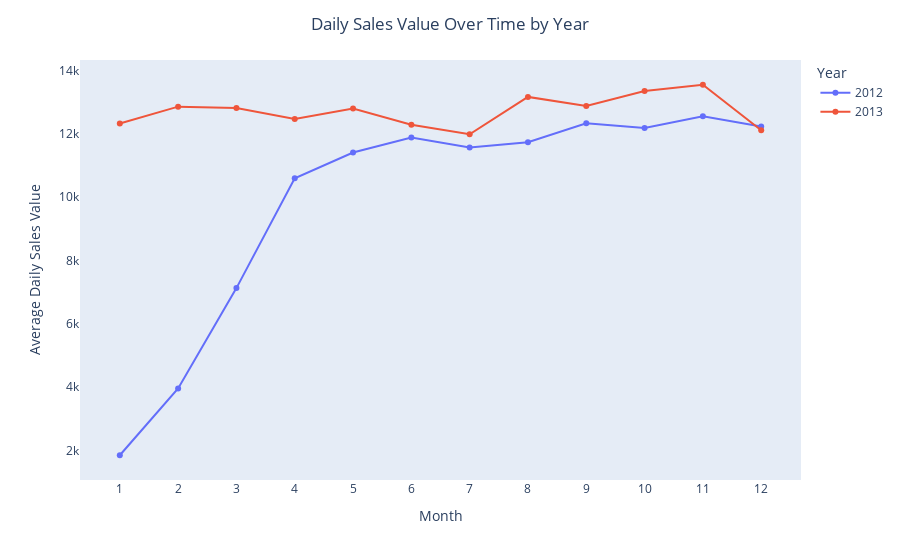

Notebook source saved alongside this figure:
### Code cell
fig = px.line(
    x=daily_sales_avg_month["DATE"].dt.month.astype("str"),
    y=daily_sales_avg_month["SALES_VALUE"],
    color=daily_sales_avg_month["DATE"].dt.year,
    labels={
        "x": "Month",
        "y": "Average Daily Sales Value",
        "color": "Year",
    },
    markers=True,
)
fig.update_layout(
    title={
        "text": "Daily Sales Value Over Time by Year",
        "x": 0.5,
    },
    # Hide the grid lines
    xaxis=dict(showgrid=False),
    yaxis=dict(showgrid=False),
)

fig

### Figure 1 — Plotly figure (JSON) as saved in the notebook; plotly's stock layout.template omitted (floating-point values rounded to 4 significant figures)
{"data": [{"hovertemplate": "Year=2012<br>Month=%{x}<br>Average Daily Sales Value=%{y}<extra></extra>", "legendgroup": "2012", "line": {"color": "#636efa", "dash": "solid"}, "marker": {"symbol": "circle"}, "mode": "lines+markers", "name": "2012", "orientation": "v", "showlegend": true, "type": "scatter", "x": ["1", "2", "3", "4", "5", "6", "7", "8", "9", "10", "11", "12"], "xaxis": "x", "y": [1850.0, 3961.0, 7130.0, 10600.0, 11410.0, 11890.0, 11570.0, 11740.0, 12340.0, 12180.0, 12550.0, 12230.0], "yaxis": "y"}, {"hovertemplate": "Year=2013<br>Month=%{x}<br>Average Daily Sales Value=%{y}<extra></extra>", "legendgroup": "2013", "line": {"color": "#EF553B", "dash": "solid"}, "marker": {"symbol": "circle"}, "mode": "lines+markers", "name": "2013", "orientation": "v", "showlegend": true, "type": "scatter", "x": ["1", "2", "3", "4", "5", "6", "7", "8", "9", "10", "11", "12"], "xaxis": "x", "y": [12330.0, 12860.0, 12820.0, 12470.0, 12800.0, 12290.0, 11990.0, 13170.0, 12880.0, 13350.0, 13550.0, 12110.0], "yaxis": "y"}], "layout": {"legend": {"title": {"text": "Year"}, "tracegroupgap": 0}, "margin": {"t": 60}, "title": {"text": "Daily Sales Value Over Time by Year", "x": 0.5}, "xaxis": {"anchor": "y", "domain": [0, 1], "showgrid": false, "title": {"text": "Month"}}, "yaxis": {"anchor": "x", "domain": [0, 1], "showgrid": false, "title": {"text": "Average Daily Sales Value"}}}}
